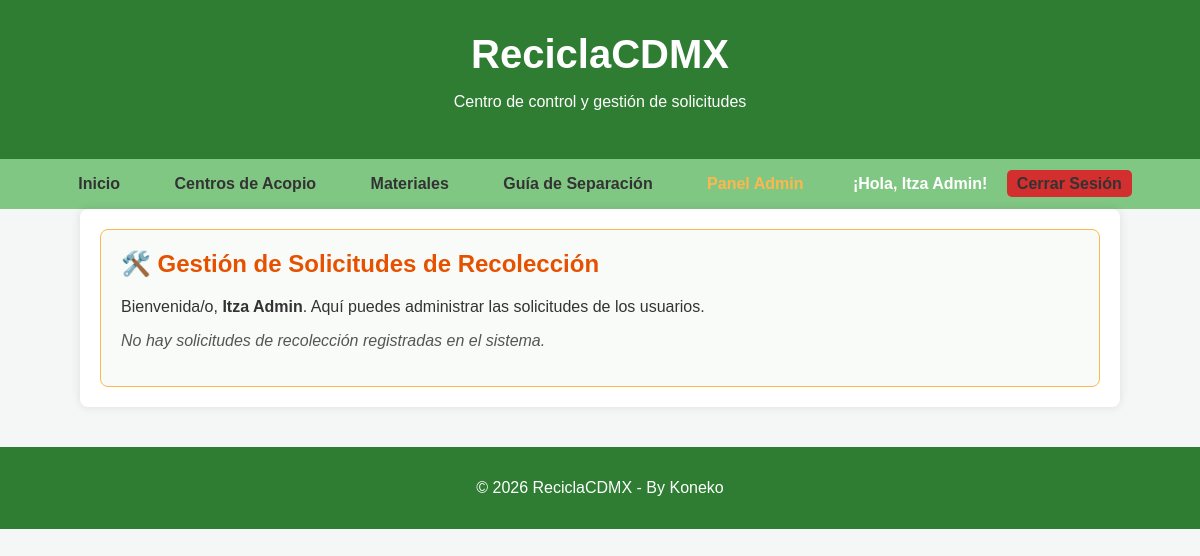
The page /panel_admin.php (signed in) on the database as committed earlier.
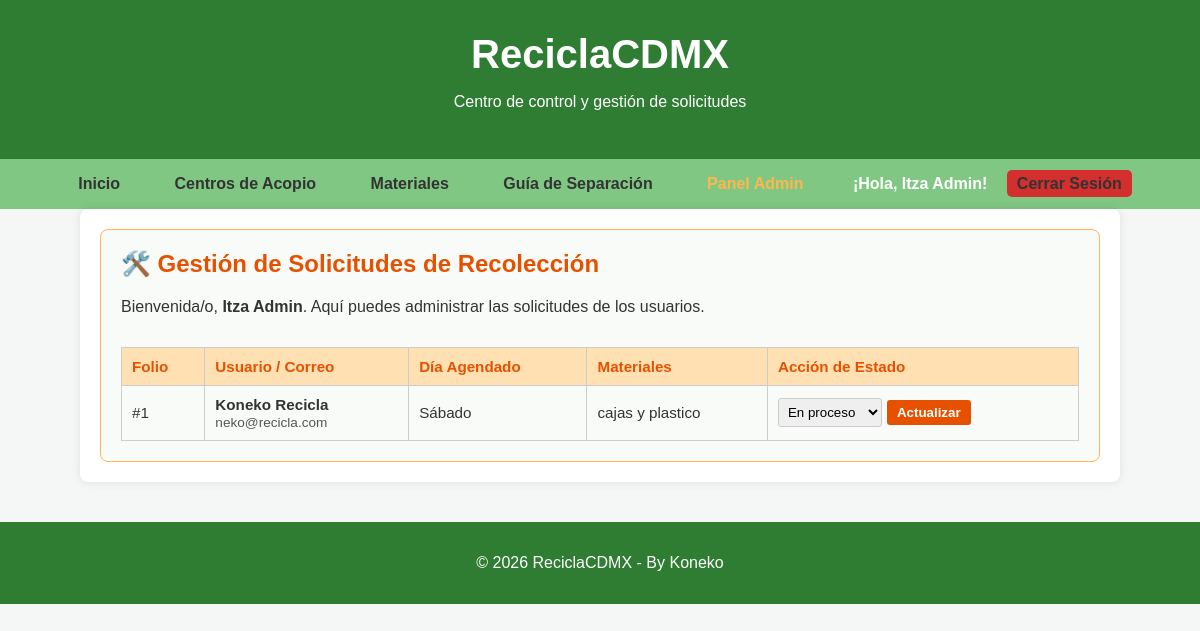
The same page on the database as committed later.
### tables this page shows
CREATE TABLE `recolecciones` (
  `id_solicitud` int(11) NOT NULL,
  `id_usuario` int(11) NOT NULL,
  `nombre_contacto` varchar(100) NOT NULL,
  `telefono` varchar(15) NOT NULL,
  `direccion` text NOT NULL,
  `motivo` varchar(50) NOT NULL,
  `dia_agendado` varchar(20) NOT NULL,
  `materiales` text NOT NULL,
  `estado_solicitud` varchar(30) DEFAULT 'Pendiente',
  `fecha_creacion` timestamp NOT NULL DEFAULT current_timestamp()
);

CREATE TABLE `usuarios` (
  `id_usuario` int(11) NOT NULL,
  `nombre` varchar(100) NOT NULL,
  `correo` varchar(100) NOT NULL,
  `password` varchar(255) NOT NULL,
  `rol` varchar(20) NOT NULL
);

### panel_admin.php (the view, shortened to what this page needs)
<?php
require 'includes/conexion.php';
$query = "SELECT r.id_solicitud, r.dia_agendado, r.materiales, r.estado_solicitud, r.fecha_creacion, u.nombre, u.correo
          FROM recolecciones r
          INNER JOIN usuarios u ON r.id_usuario = u.id_usuario
          ORDER BY r.fecha_creacion DESC";
$resultado_todas = $conexion->query($query);
$subtituloHeader = "Centro de control y gestión de solicitudes";
?>
<?php require 'includes/head.php'; ?>
<body>
    <?php require 'includes/header.php'; ?>
    <?php require 'includes/nav.php'; ?>
    <main style="padding: 20px; max-width: 1000px; margin: auto;">
        <section style="background-color: #f9fbf9; padding: 20px; border-radius: 8px; border: 1px solid #ffb74d;">
            <h2 style="color: #e65100; margin-top: 0;">🛠️ Gestión de Solicitudes de Recolección</h2>
            <p>Bienvenida/o, <strong><?php echo htmlspecialchars($_SESSION['nombre']); ?></strong>. Aquí puedes administrar las solicitudes de los usuarios.</p>
            <?php if ($resultado_todas->num_rows > 0): ?>
                <div style="overflow-x: auto;">
                    <table style="width: 100%; border-collapse: collapse; margin-top: 15px; font-size: 0.95rem;">
                        <thead>
                            <tr style="background-color: #ffe0b2; color: #e65100; text-align: left;">
                                <th style="padding: 10px; border: 1px solid #ccc;">Folio</th>
                                <th style="padding: 10px; border: 1px solid #ccc;">Usuario / Correo</th>
                                <th style="padding: 10px; border: 1px solid #ccc;">Día Agendado</th>
                                <th style="padding: 10px; border: 1px solid #ccc;">Materiales</th>
                                <th style="padding: 10px; border: 1px solid #ccc;">Acción de Estado</th>
                            </tr>
                        </thead>
                        <tbody>
                            <?php while ($fila = $resultado_todas->fetch_assoc()): ?>
                                <tr>
                                    <td style="padding: 10px; border: 1px solid #ccc;">#<?php echo $fila['id_solicitud']; ?></td>
                                    <td style="padding: 10px; border: 1px solid #ccc;">
                                        <strong><?php echo htmlspecialchars($fila['nombre']); ?></strong><br>
                                        <span style="font-size: 0.85rem; color: #555;"><?php echo htmlspecialchars($fila['correo']); ?></span>
                                    </td>
                                    <td style="padding: 10px; border: 1px solid #ccc;"><?php echo htmlspecialchars($fila['dia_agendado']); ?></td>
                                    <td style="padding: 10px; border: 1px solid #ccc;"><?php echo htmlspecialchars($fila['materiales']); ?></td>
                                    <td style="padding: 10px; border: 1px solid #ccc;">
                                        <form action="panel_admin.php" method="POST" style="display: flex; gap: 5px; align-items: center;">
                                            <select name="estado_solicitud" style="padding: 5px; border-radius: 3px; border: 1px solid #ccc;">
                                                <option value="En proceso" <?php if($fila['estado_solicitud'] == 'En proceso') echo 'selected'; ?>>En proceso</option>
                                            </select>
                                            <button type="submit" name="actualizar_estado" style="background-color: #e65100; color: white; border: none; padding: 5px 10px; border-radius: 3px; cursor: pointer; font-weight: bold;">Actualizar</button>
                                        </form>
                                    </td>
                                </tr>
                            <?php endwhile; ?>
                        </tbody>
                    </table>
                </div>
            <?php else: ?>
                <p style="color: #555; font-style: italic;">No hay solicitudes de recolección registradas en el sistema.</p>
            <?php endif; ?>
        </section>
    </main>
    <?php require 'includes/footer.php'; ?>
</body>
</html>

### includes/head.php (shortened to what this page needs)
<!DOCTYPE html>
<html lang="es">
<head>
    <link rel="stylesheet" href="css/style.css">
</head>

### includes/header.php
<header>
        <h1>ReciclaCDMX</h1>
        <p><?php echo $subtituloHeader; ?></p>
    </header>

### includes/nav.php
<?php
$sesion_activa = isset($_SESSION['sesion_activa']) && $_SESSION['sesion_activa'] === true;
$rol = isset($_SESSION['rol']) ? $_SESSION['rol'] : '';
$nombre_usuario = isset($_SESSION['nombre']) ? $_SESSION['nombre'] : '';
?>
<nav>
    <a href="index.php">Inicio</a>
    <a href="consulta.php">Centros de Acopio</a>
    <a href="detalle.php">Materiales</a>
    <a href="guia.php">Guía de Separación</a>
    <?php if ($sesion_activa): ?>
        <?php if ($rol == 'administrador'): ?>
            <a href="panel_admin.php" style="color: #ffb74d; font-weight: bold;">Panel Admin</a>
        <?php else: ?>
            <a href="recoleccion.php">Recolección a Domicilio</a>
        <?php endif; ?>
        <span style="color: white; font-weight: bold; margin-left: 20px;">¡Hola, <?php echo htmlspecialchars($nombre_usuario); ?>!</span>
        <a href="logout.php" style="background-color: #d32f2f; padding: 5px 10px; border-radius: 5px;">Cerrar Sesión</a>
    <?php else: ?>
        <a href="registro.php">Registro</a>
        <a href="login.php" style="background-color: #ffb74d; color: #2e7d32; padding: 5px 10px; border-radius: 5px; font-weight: bold;">Iniciar Sesión</a>
    <?php endif; ?>
</nav>

### includes/footer.php
<footer>
        <p>&copy; <?php echo date("Y"); ?> ReciclaCDMX - By Koneko </p>
    </footer>
</body>
</html>

### css/style.css (style rules this page uses)
:root { --verde-principal: #2e7d32; --verde-claro: #81c784; --blanco: #ffffff; --fondo: #f4f7f6; --texto: #333333; }
body { font-family: Arial, sans-serif; margin: 0; padding: 0; background-color: var(--fondo); color: var(--texto); }
header { background-color: var(--verde-principal); color: var(--blanco); padding: 2rem; text-align: center; }
header h1 { margin: 0; font-size: 2.5rem; }
nav { background-color: var(--verde-claro); padding: 1rem; text-align: center; }
nav a { color: var(--texto); text-decoration: none; margin: 0 15px; font-weight: bold; padding: 5px 10px; }
main { padding: 2rem; max-width: 900px; margin: 2rem auto; background-color: var(--blanco); border-radius: 8px; box-shadow: 0 0 10px rgba(0,0,0,0.1); }
footer { text-align: center; padding: 1rem; background-color: var(--verde-principal); color: var(--blanco); margin-top: 40px; }

Rows that differ between the two databases and show on the page:
added recolecciones: id_solicitud "1", id_usuario.nombre "Koneko Recicla", id_usuario.correo "neko@recicla.com", dia_agendado "Sábado", materiales "cajas y plastico", estado_solicitud "En proceso"
Other text that changed with them:
text no longer shown: "No hay solicitudes de recolección registradas en el sistema."
text now shown: "Folio Usuario / Correo Día Agendado Materiales Acción de Estado"
